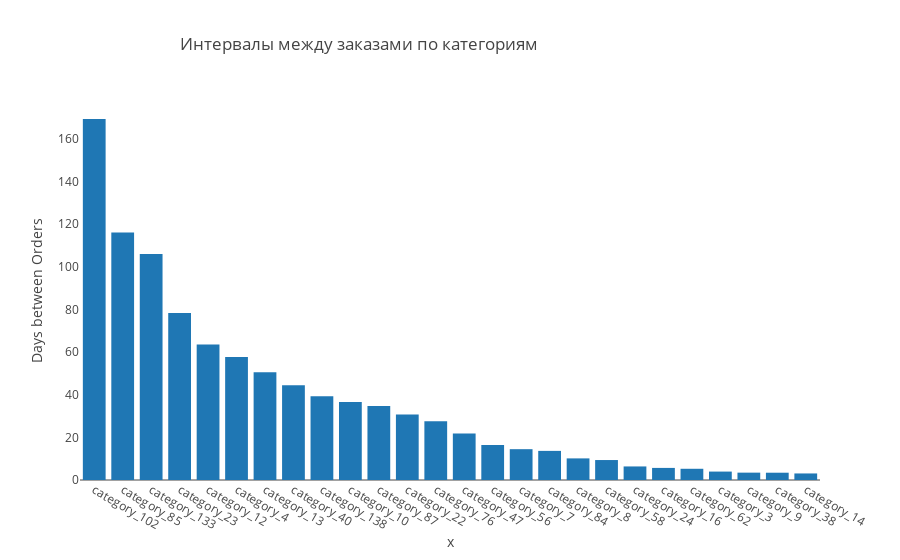

The code cell stored with this chart in its notebook:
### Code cell
# plot histogram
hist_fig = px.histogram(x=category_interval.category, y=category_interval.interval,
                        title="Интервалы между заказами по категориям", template= "ygridoff" 
                       ).update_xaxes(categoryorder='total descending')
hist_fig.update_layout(title_x=0.2,
#                        xaxis_title="Categories", 
                       yaxis_title="Days between Orders"
                      )

hist_fig.show(config={'displaylogo': False})

### Figure 1 — Plotly figure (JSON) as saved in the notebook; plotly's stock layout.template omitted (floating-point values rounded to 4 significant figures)
{"data": [{"alignmentgroup": "True", "bingroup": "x", "histfunc": "sum", "hovertemplate": "x=%{x}<br>sum of y=%{y}<extra></extra>", "legendgroup": "", "marker": {"color": "#1F77B4", "pattern": {"shape": ""}}, "name": "", "offsetgroup": "", "orientation": "v", "showlegend": false, "type": "histogram", "x": ["category_3", "category_9", "category_14", "category_16", "category_24", "category_38", "category_58", "category_76", "category_133", "category_4", "category_12", "category_56", "category_7", "category_8", "category_87", "category_22", "category_84", "category_62", "category_138", "category_102", "category_10", "category_47", "category_85", "category_23", "category_13", "category_40"], "xaxis": "x", "y": [3.948, 3.451, 3.073, 5.669, 6.355, 3.417, 9.358, 27.59, 106, 57.69, 63.58, 16.42, 14.45, 10.13, 34.7, 30.67, 13.65, 5.261, 39.28, 169.2, 36.58, 21.83, 116, 78.29, 50.56, 44.4], "yaxis": "y"}], "layout": {"barmode": "relative", "legend": {"tracegroupgap": 0}, "title": {"text": "Интервалы между заказами по категориям", "x": 0.2}, "xaxis": {"anchor": "y", "categoryorder": "total descending", "domain": [0, 1], "title": {"text": "x"}}, "yaxis": {"anchor": "x", "domain": [0, 1], "title": {"text": "Days between Orders"}}}}
